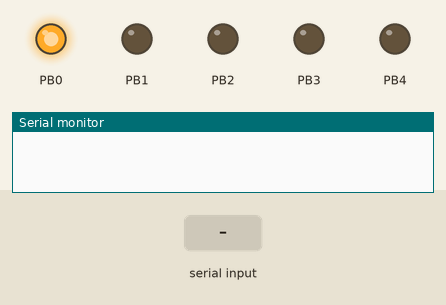
Recording of a program running on a simulated ATmega16, built with avr-gcc and emulated at 12 MHz. Shown: output pins drawn as LEDs (lit = HIGH), the last lines printed to the serial monitor. Inputs (shaded band) come from the test bench.

Above: at 1.2 s.
1.3 s: "W" received over Serial
At 1.8 s:
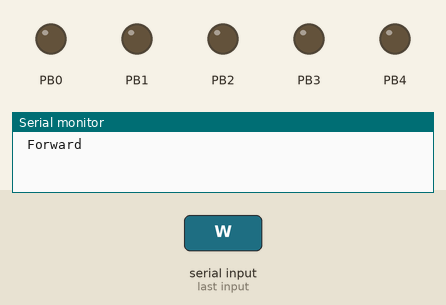
2.8 s: "A" received over Serial
At 4.0 s:
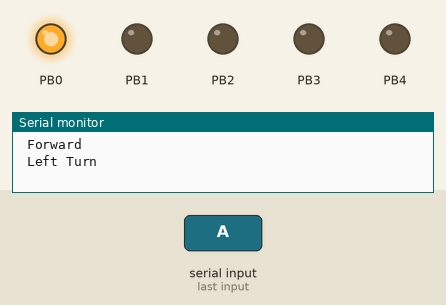
4.3 s: "w" received over Serial
At 5.3 s:
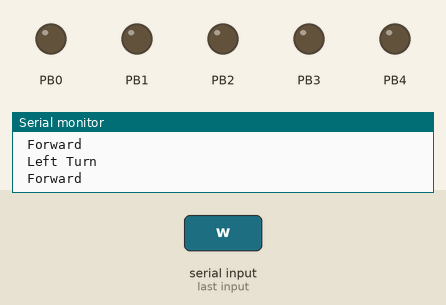
5.8 s: "a" received over Serial
At 6.5 s:
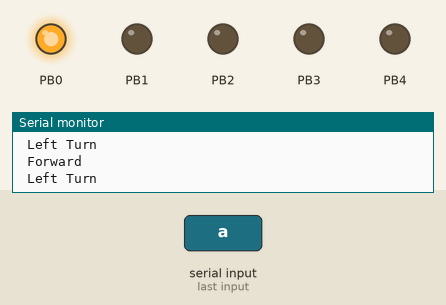
Timing chart, 0 to 8.3 s (numbered marks = the images above; inputs shaded):
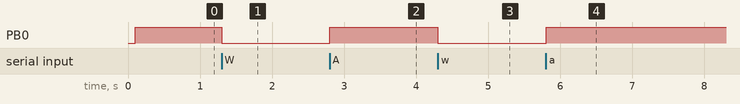

The program:

RealayControl.c
```c
#define F_CPU 12000000UL 					// define clock speed of the MCU
#include <avr/io.h> 						// include avr header file
#include <util/delay.h> 					// include delay header file


void USARTInit(unsigned int ubrr_value) 	// USART initialization
{
	/*
	Baud rate = 9600
	Data bits =8
	Parity = None
	Stop bits = 1
	Flow Control = None
	Transmission Mode = Asynchronous
	USART Reciever = ON
	USART Transmitter = ON
	U2X = 0
	UBRR value = 77

	ATMega16 Calibrated Internal RC Oscilator Frequency = 12 MHz

	*/

	UBRRL = ubrr_value;
	UBRRH = 0;
	UCSRC|=(1<<URSEL)|(1<<UCSZ1)|(1<<UCSZ0);
	UCSRB=(1<<RXEN)|(1<<TXEN);     				// Enable Receiver & Transmitter
}

unsigned char USARTReadChar()  				// USART recieving function
{
	while(!(UCSRA & (1<<RXC)));      			// Wait till the receiving  is not completed.
	return UDR;            					// Return the received data
}

void USARTTransmitChar(unsigned char data) 	// USART transmitting function
{
	while(!(UCSRA & (1<<UDRE)));   			// Wait till the data  register is not Empty.
	UDR=data;          						// put the data to be transfer
}

void USART_StringTransmit(unsigned char s[])  // function for string transmit
{
	int i=0;
	while(s[i]!='\0')
	{
		USARTTransmitChar(s[i]);
		i++;
	}

}

int main(void) 								// main function
{
	DDRB=0b00011111;  							// declare PB4 as a output Pin connected to Buzzer
	unsigned char data;
	USARTInit(18);
						// Print the text
	_delay_ms(100);
	PORTB=0b00000001;
	while(1)  									// infinite loop
	{
		data=USARTReadChar();   				// waiting to receive new data
		     				// Buzzer ON


		if((data=='W')||(data=='w'))
		{
			USART_StringTransmit(" Forward\n\r"); 	// string transmit

			PORTB=0b00000000;							// Move Forward
		}

		if((data=='A')||(data=='a'))
		{
			USART_StringTransmit(" Left Turn\n\r");	// string transmit

			PORTB=0b00000001;							// Turning Left
		}


	}									   		// while closed


}
```

Measured:
- after the input at 1.3 s, PB0: HIGH → LOW at once
- after the input at 2.8 s, PB0: LOW → HIGH at once
- after the input at 4.3 s, PB0: HIGH → LOW at once
- after the input at 5.8 s, PB0: LOW → HIGH at once
